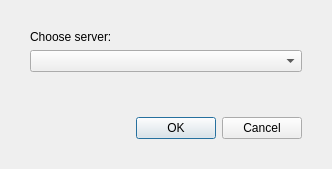
<?xml version="1.0" encoding="UTF-8"?>
<ui version="4.0">
 <class>ChooseServer</class>
 <widget class="QDialog" name="ChooseServer">
  <property name="geometry">
   <rect>
    <x>0</x>
    <y>0</y>
    <width>332</width>
    <height>169</height>
   </rect>
  </property>
  <property name="windowTitle">
   <string>Server selection</string>
  </property>
  <layout class="QVBoxLayout" name="verticalLayout">
   <property name="leftMargin">
    <number>30</number>
   </property>
   <property name="topMargin">
    <number>30</number>
   </property>
   <property name="rightMargin">
    <number>30</number>
   </property>
   <property name="bottomMargin">
    <number>30</number>
   </property>
   <item>
    <widget class="QLabel" name="labelChooseServer">
     <property name="text">
      <string>Choose server:</string>
     </property>
    </widget>
   </item>
   <item>
    <widget class="QComboBox" name="comboBoxChooseServer"/>
   </item>
   <item>
    <spacer name="verticalSpacer">
     <property name="orientation">
      <enum>Qt::Vertical</enum>
     </property>
     <property name="sizeHint" stdset="0">
      <size>
       <width>20</width>
       <height>40</height>
      </size>
     </property>
    </spacer>
   </item>
   <item>
    <widget class="QDialogButtonBox" name="buttonBox">
     <property name="orientation">
      <enum>Qt::Horizontal</enum>
     </property>
     <property name="standardButtons">
      <set>QDialogButtonBox::Cancel|QDialogButtonBox::Ok</set>
     </property>
    </widget>
   </item>
  </layout>
 </widget>
 <resources/>
 <connections>
  <connection>
   <sender>buttonBox</sender>
   <signal>accepted()</signal>
   <receiver>ChooseServer</receiver>
   <slot>accept()</slot>
   <hints>
    <hint type="sourcelabel">
     <x>248</x>
     <y>254</y>
    </hint>
    <hint type="destinationlabel">
     <x>157</x>
     <y>274</y>
    </hint>
   </hints>
  </connection>
  <connection>
   <sender>buttonBox</sender>
   <signal>rejected()</signal>
   <receiver>ChooseServer</receiver>
   <slot>reject()</slot>
   <hints>
    <hint type="sourcelabel">
     <x>316</x>
     <y>260</y>
    </hint>
    <hint type="destinationlabel">
     <x>286</x>
     <y>274</y>
    </hint>
   </hints>
  </connection>
 </connections>
</ui>
